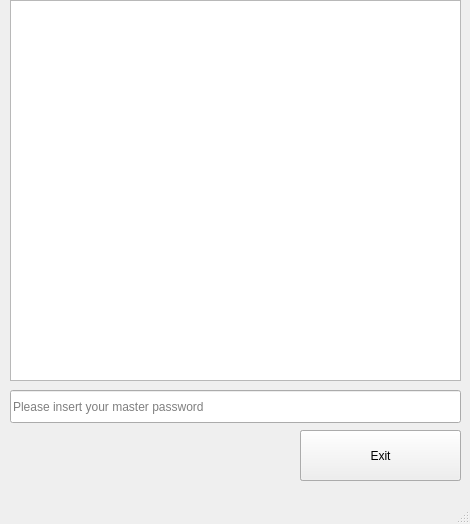
<?xml version="1.0" encoding="UTF-8"?>
<ui version="4.0">
 <class>MainWindow</class>
 <widget class="QMainWindow" name="MainWindow">
  <property name="geometry">
   <rect>
    <x>0</x>
    <y>0</y>
    <width>470</width>
    <height>524</height>
   </rect>
  </property>
  <property name="windowTitle">
   <string>MainWindow</string>
  </property>
  <widget class="QWidget" name="centralwidget">
   <widget class="PrimaryPushButton" name="configprogress_startFetching">
    <property name="geometry">
     <rect>
      <x>300</x>
      <y>430</y>
      <width>161</width>
      <height>51</height>
     </rect>
    </property>
    <property name="text">
     <string>Start Fetching</string>
    </property>
   </widget>
   <widget class="StateToolTip" name="StateToolTip">
    <property name="enabled">
     <bool>true</bool>
    </property>
    <property name="geometry">
     <rect>
      <x>10</x>
      <y>430</y>
      <width>256</width>
      <height>51</height>
     </rect>
    </property>
   </widget>
   <widget class="TextEdit" name="configprogress_TextEdit">
    <property name="geometry">
     <rect>
      <x>10</x>
      <y>0</y>
      <width>451</width>
      <height>381</height>
     </rect>
    </property>
   </widget>
   <widget class="PasswordLineEdit" name="Masterpasswordinput">
    <property name="geometry">
     <rect>
      <x>10</x>
      <y>390</y>
      <width>451</width>
      <height>33</height>
     </rect>
    </property>
    <property name="placeholderText">
     <string>Please insert your master password</string>
    </property>
   </widget>
   <widget class="PrimaryPushButton" name="configprogress_exit">
    <property name="geometry">
     <rect>
      <x>300</x>
      <y>430</y>
      <width>161</width>
      <height>51</height>
     </rect>
    </property>
    <property name="text">
     <string>Exit</string>
    </property>
    <property name="checkable">
     <bool>false</bool>
    </property>
   </widget>
  </widget>
  <widget class="QMenuBar" name="menubar">
   <property name="geometry">
    <rect>
     <x>0</x>
     <y>0</y>
     <width>470</width>
     <height>21</height>
    </rect>
   </property>
  </widget>
  <widget class="QStatusBar" name="statusbar"/>
 </widget>
 <customwidgets>
  <customwidget>
   <class>PushButton</class>
   <extends>QPushButton</extends>
   <header>qfluentwidgets</header>
  </customwidget>
  <customwidget>
   <class>PrimaryPushButton</class>
   <extends>PushButton</extends>
   <header>qfluentwidgets</header>
  </customwidget>
  <customwidget>
   <class>StateToolTip</class>
   <extends>QWidget</extends>
   <header>qfluentwidgets</header>
  </customwidget>
  <customwidget>
   <class>LineEdit</class>
   <extends>QLineEdit</extends>
   <header>qfluentwidgets</header>
  </customwidget>
  <customwidget>
   <class>PasswordLineEdit</class>
   <extends>LineEdit</extends>
   <header>qfluentwidgets</header>
  </customwidget>
  <customwidget>
   <class>TextEdit</class>
   <extends>QTextEdit</extends>
   <header>qfluentwidgets</header>
  </customwidget>
 </customwidgets>
 <resources/>
 <connections/>
</ui>
